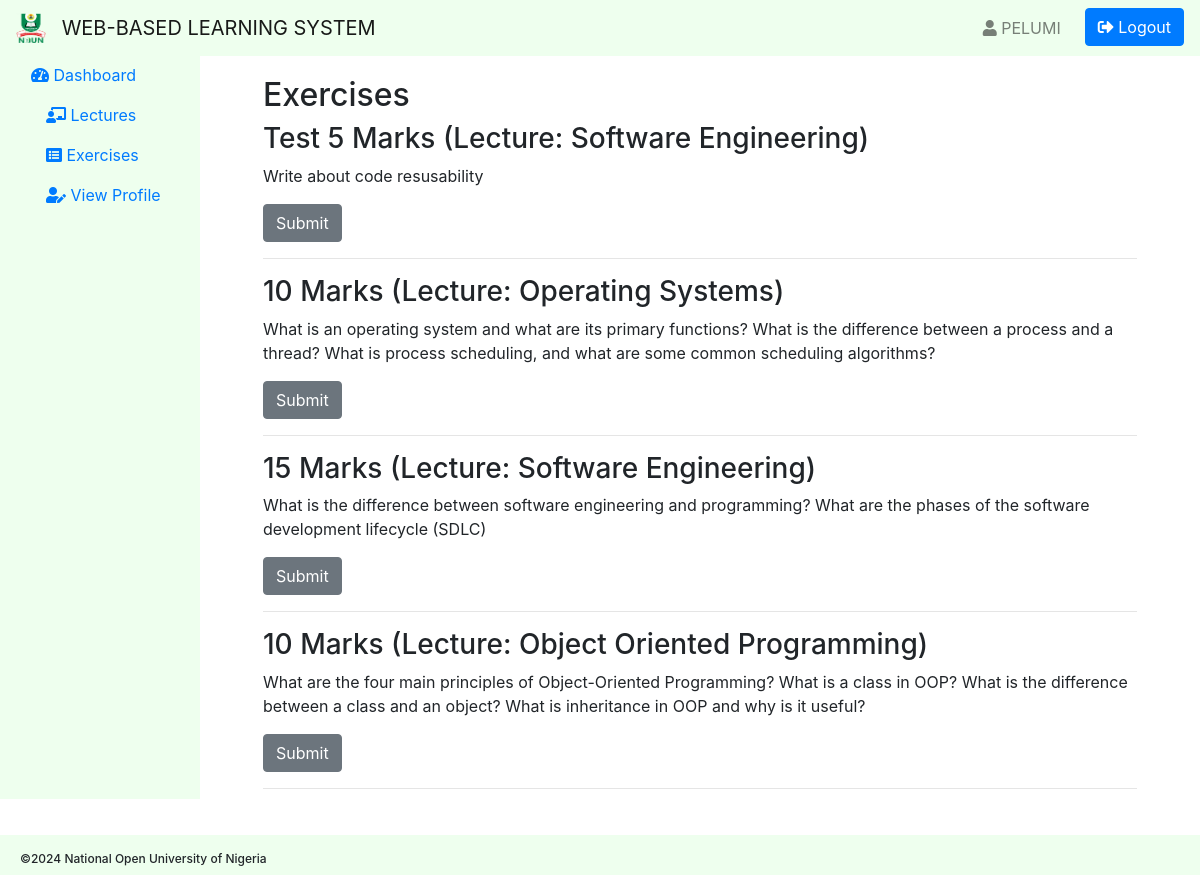
The app's page /view_exercises.php (signed in) with its own data.
### tables this page shows
CREATE TABLE `exercises` (
  `exercise_id` int(11) NOT NULL,
  `lecture_id` int(11) NOT NULL,
  `title` varchar(255) NOT NULL,
  `description` text DEFAULT NULL,
  `due_date` datetime NOT NULL,
  `created_at` timestamp NOT NULL DEFAULT current_timestamp()
);

CREATE TABLE `lectures` (
  `lecture_id` int(11) NOT NULL,
  `title` varchar(255) NOT NULL,
  `description` text DEFAULT NULL,
  `video_url` varchar(255) DEFAULT NULL,
  `created_at` timestamp NOT NULL DEFAULT current_timestamp()
);

### view_exercises.php (the view, shortened to what this page needs)
<!DOCTYPE html>
<html lang="en">
<head>
    <link rel="stylesheet" href="styles/general.css">
    <link rel="stylesheet" href="styles/header.css">
    <link rel="stylesheet" href="styles/footer.css">
    <link href="https://stackpath.bootstrapcdn.com/bootstrap/4.5.2/css/bootstrap.min.css" rel="stylesheet">
    <link href="https://cdnjs.cloudflare.com/ajax/libs/font-awesome/5.15.3/css/all.min.css" rel="stylesheet">
</head>
<body>
<header>
    <?php include("php/layouts/admin_header.php"); ?>
</header>
<div class="container-fluid main-content">
    <div class="row">
        <aside>
            <?php include("php/layouts/aside.php"); ?>
        </aside>
        <main role="main" class="col-md-9 ml-sm-auto col-lg-10 px-5 main">
            <div class="container">
                <h2>Exercises</h2>
                <?php
                require_once 'php/connection.php';
                $stmt = $pdo->query("SELECT exercises.*, lectures.title AS lecture_title FROM exercises JOIN lectures ON exercises.lecture_id = lectures.lecture_id ORDER BY exercises.exercise_id DESC");
                while ($row = $stmt->fetch(PDO::FETCH_ASSOC)) {
                    echo '<div class="exercise">';
                    echo '<h3>' . htmlspecialchars($row['title']) . ' (Lecture: ' . htmlspecialchars($row['lecture_title']) . ')</h3>';
                    echo '<p>' . htmlspecialchars($row['description']) . '</p>';
                    echo '<a href="submit_exercise.php?exercise_id=' . $row['exercise_id'] . '" class="btn btn-secondary">Submit</a>';
                    echo '</div><hr>';
                }
                ?>
            </div>
        </main>
    </div>
</div>
<footer class="fixed-bottom">
    <div class="container-fluid footer2 fixed-bottom">
      <div class="row text-center footer-text2 gx-0">
        <div>©2024 National Open University of Nigeria</div>
      </div>
    </div>
</footer>
</body>
</html>

### styles/general.css (style rules this page uses)
body { font-family: Arial, Helvetica, sans-serif; }
.text-center { font-size: 25px; font-weight: 500; }
.main { margin-top: 56px; }
.main-content { padding-top: 20px; padding-bottom: 70px; }
.btn-secondary { background-color: #6c757d; border: none; }

### styles/footer.css (style rules this page uses)
.footer2 { background-color: #eeffee; height: 40px; width: 100%; padding-top: 5px; }
.footer-text2 { padding-top: 10px; font-size: 12px; padding-left: 20px; }

### records on screen
exercises: title "Test 5 Marks", lecture.title "Software Engineering", description "Write about code resusability"
exercises: title "10 Marks", lecture.title "Operating Systems", description "What is an operating system and what are its primary functions? What is the difference between a process and a thread? What is process scheduling, and what are some common scheduling algorithms?"
exercises: title "15 Marks", lecture.title "Software Engineering", description "What is the difference between software engineering and programming? What are the phases of the software development lifecycle (SDLC)"
exercises: title "10 Marks", lecture.title "Object Oriented Programming", description "What are the four main principles of Object-Oriented Programming? What is a class in OOP? What is the difference between a class and an object? What is inheritance in OOP and why is it useful?"

### other values on screen
$_SESSION['username'] "PELUMI"
